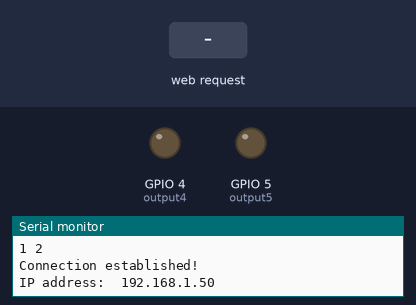
Bench run of a sketch on a simulated ESP8266 (NodeMCU). On the bench: output pins drawn as LEDs (lit = HIGH), the last lines printed to the serial monitor. The inputs (shaded band) are chosen by the test bench. WiFi joins after 1.5 s; servers stay silent unless stated.

Above: at 3.2 s.
3.3 s: HTTP request GET /5/on received
At 3.9 s:
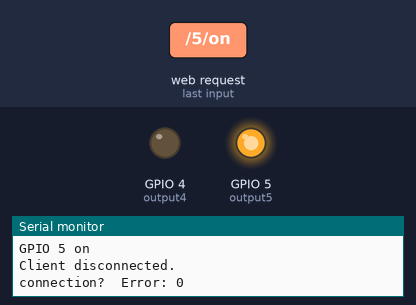
4.8 s: HTTP request GET /4/on received
At 6.0 s:
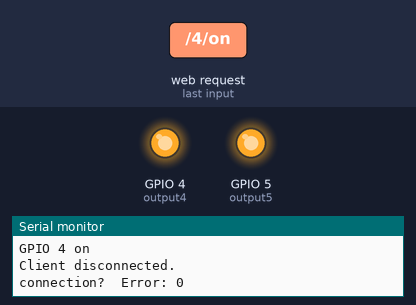
6.3 s: HTTP request GET /5/off received
At 7.4 s:
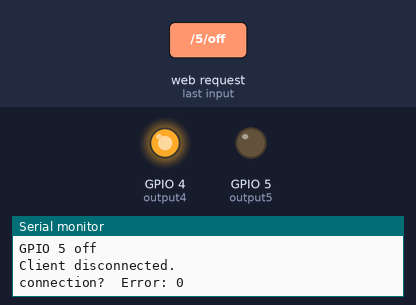
7.8 s: HTTP request GET /4/off received
At 8.5 s:
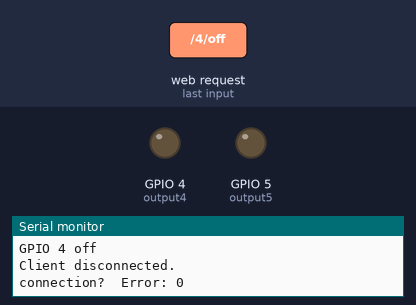
Timing chart, 0 to 10.3 s (numbered marks = the images above; inputs shaded):
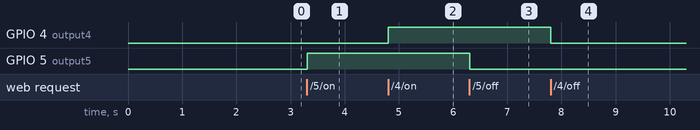

The sketch:

webserver_i2c.ino
```cpp
/*
  Blank Sketch for resetting arduino to do nothing.
*/
#include <ESP8266WiFi.h>        // Include the Wi-Fi library
#include <Wire.h>

const char* ssid     = "Basement";         // The SSID (name) of the Wi-Fi network you want to connect to
const char* password = "KingKamehameha";     // The password of the Wi-Fi network

// Set web server port number to 80
WiFiServer server(80);

// Variable to store the HTTP request
String header;

// Auxiliar variables to store the current output state
String output5State = "off";
String output4State = "off";

// Assign output variables to GPIO pins
const int output4 = 4;//12;
const int output5 = 5;//13;

#define SDA_PIN 4
#define SDC_PIN 5

// Current time
unsigned long currentTime = millis();
// Previous time
unsigned long previousTime = 0;
// Define timeout time in milliseconds (example: 2000ms = 2s)
const long timeoutTime = 2000;

//MPU setup
const int MPU_addr = 0x68;


// the setup routine runs once when you press reset:
void setup() {
  Serial.begin(115200);

  // Initialize the output variables as outputs
  pinMode(output5, OUTPUT);
  pinMode(output4, OUTPUT);
  // Set outputs to LOW
  digitalWrite(output5, LOW);
  digitalWrite(output4, LOW);


  delay(10);
  Serial.println('\n\nSTARTING...\n\n');

  WiFi.begin(ssid, password);             // Connect to the network
  Serial.print("Connecting to ");
  Serial.print(ssid); Serial.println(" ...");

  int i = 0;
  while (WiFi.status() != WL_CONNECTED) { // Wait for the Wi-Fi to connect
    delay(1000);
    Serial.print(++i); Serial.print(' ');
  }

  Serial.println('\n');
  Serial.println("Connection established!");
  Serial.print("IP address:\t");
  Serial.println(WiFi.localIP());         // Send the IP address of the ESP8266 to the computer

  server.begin();

}

// the loop routine runs over and over again forever:
void loop() {
    WiFiClient client = server.available();   // Listen for incoming clients

  if (client) {                             // If a new client connects,
    Serial.println("New Client is here!!!");          // print a message out in the serial port
    String currentLine = "";                // make a String to hold incoming data from the client
    currentTime = millis();
    previousTime = currentTime;
    while (client.connected() && currentTime - previousTime <= timeoutTime) { // loop while the client's connected
      currentTime = millis();
      if (client.available()) {             // if there's bytes to read from the client,
        char c = client.read();             // read a byte, then
        Serial.write(c);                    // print it out the serial monitor
        header += c;
        if (c == '\n') {                    // if the byte is a newline character
          // if the current line is blank, you got two newline characters in a row.
          // that's the end of the client HTTP request, so send a response:
          if (currentLine.length() == 0) {
            // HTTP headers always start with a response code (e.g. HTTP/1.1 200 OK)
            // and a content-type so the client knows what's coming, then a blank line:
            client.println("HTTP/1.1 200 OK");
            client.println("Content-type:text/html");
            client.println("Connection: close");
            client.println();

            // turns the GPIOs on and off
            if (header.indexOf("GET /5/on") >= 0) {
              Serial.println("GPIO 5 on");
              output5State = "on";
              digitalWrite(output5, HIGH);
            } else if (header.indexOf("GET /5/off") >= 0) {
              Serial.println("GPIO 5 off");
              output5State = "off";
              digitalWrite(output5, LOW);
            } else if (header.indexOf("GET /4/on") >= 0) {
              Serial.println("GPIO 4 on");
              output4State = "on";
              digitalWrite(output4, HIGH);
            } else if (header.indexOf("GET /4/off") >= 0) {
              Serial.println("GPIO 4 off");
              output4State = "off";
              digitalWrite(output4, LOW);
            }

            // Display the HTML web page
            client.println("<!DOCTYPE html><html>");
            client.println("<head><meta name=\"viewport\" content=\"width=device-width, initial-scale=1\">");
            client.println("<link rel=\"icon\" href=\"data:,\">");
            // CSS to style the on/off buttons
            // Feel free to change the background-color and font-size attributes to fit your preferences
            client.println("<style>html { font-family: Helvetica; display: inline-block; margin: 0px auto; text-align: center;}");
            client.println(".button { background-color: #195B6A; border: none; color: white; padding: 16px 40px;");
            client.println("text-decoration: none; font-size: 30px; margin: 2px; cursor: pointer;}");
            client.println(".button2 {background-color: #77878A;}</style></head>");

            // Web Page Heading
            client.println("<body><h1>ESP8266 Web Server</h1>");

            // Display current state, and ON/OFF buttons for GPIO 5
            client.println("<p>GPIO 5 - State " + output5State + "</p>");
            // If the output5State is off, it displays the ON button
            if (output5State=="off") {
              client.println("<p><a href=\"/5/on\"><button class=\"button\">ON</button></a></p>");
            } else {
              client.println("<p><a href=\"/5/off\"><button class=\"button button2\">OFF</button></a></p>");
            }

            // Display current state, and ON/OFF buttons for GPIO 4
            client.println("<p>GPIO 4 - State " + output4State + "</p>");
            // If the output4State is off, it displays the ON button
            if (output4State=="off") {
              client.println("<p><a href=\"/4/on\"><button class=\"button\">ON</button></a></p>");
            } else {
              client.println("<p><a href=\"/4/off\"><button class=\"button button2\">OFF</button></a></p>");
            }
            client.println("</body></html>");

            // The HTTP response ends with another blank line
            client.println();
            // Break out of the while loop
            break;
          } else { // if you got a newline, then clear currentLine
            currentLine = "";
          }
        } else if (c != '\r') {  // if you got anything else but a carriage return character,
          currentLine += c;      // add it to the end of the currentLine
        }
      }
    }
    // Clear the header variable
    header = "";
    // Close the connection
    client.stop();
    Serial.println("Client disconnected.");
    Serial.println("");

    //Now, test our I2C stuff each time a client disconnects

    Wire.beginTransmission(0x70);
    uint8_t error = Wire.endTransmission();
    char *buffer;
    sprintf(buffer,"connection?  Error: %d ",error);
    Serial.println(buffer);

  }
}
```

Measured:
- after the input at 3.3 s, GPIO 5 (output5): LOW → HIGH at once
- after the input at 4.8 s, GPIO 4 (output4): LOW → HIGH at once
- after the input at 6.3 s, GPIO 5 (output5): HIGH → LOW at once
- after the input at 7.8 s, GPIO 4 (output4): HIGH → LOW at once
